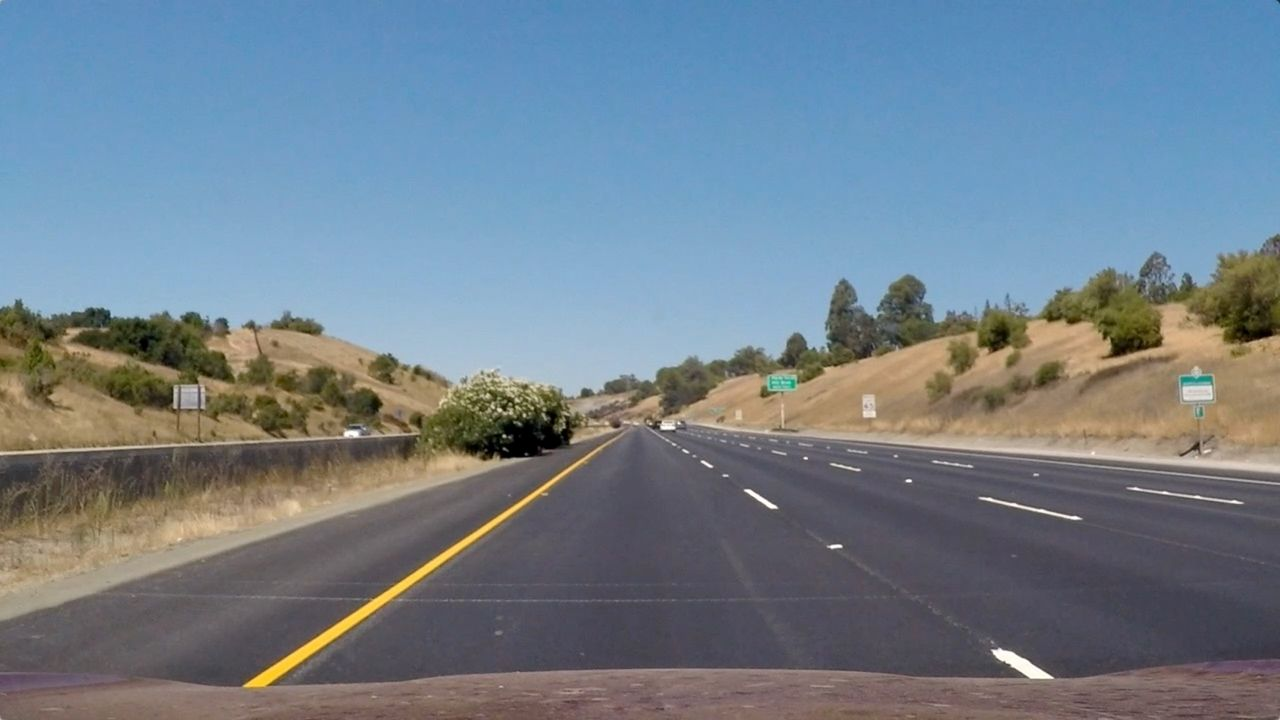
#> input picture img/Udacity/image001.jpg, 1280 x 720 px, found by its file name; its folder holds only this picture in this run
$ python Segmentation.py
#> lines starting #> are read from the running program, lines starting #| are printed output that depends on the picture
import cv2 as cv
import numpy as np
from matplotlib import pyplot as plt

####################  Show_img  #########################
# Show image inside defined plot
def show_img(plt, title, img, numCols, pos, cmap):
    plt.subplot(1, numCols, pos)
    plt.title(title)
    plt.imshow(img, cmap)


####################  Manipulation  #########################
# Source and destination for perspective transformation
src = np.array([[598, 448], [684, 448], [1026, 668], [278, 668]], np.float32)
dst = np.array([[300, 0], [980, 0], [980, 720], [300, 720]], np.float32)


####################  Segmentation  #########################
# Warp image perspective
def warp(img, src=src, dst=dst):
    M = cv.getPerspectiveTransform(src, dst)
    return cv.warpPerspective(img, M, (img.shape[1], img.shape[0]))

def image_segmentation():
    for x in range(8):
        # Read image, convert to rgb and warp it
        img = cv.imread('./img/Udacity/image00' + str(x + 1) + '.jpg', -1)
#> img is the input picture: shape (720, 1280, 3); mean B, G, R 140, 127.8, 113.4
        img = cv.cvtColor(img, cv.COLOR_BGR2RGB)
        img_warped = warp(img)
#> in warp, `M = cv.getPerspectiveTransform(src, dst)`: M = [[-0.539, -1.5, 973.3], [0, -1.94, 869], [0, -0.00238, 1]]
#> in warp, `return cv.warpPerspective(img, M, (img.shape[1], img.shape[0]))`:
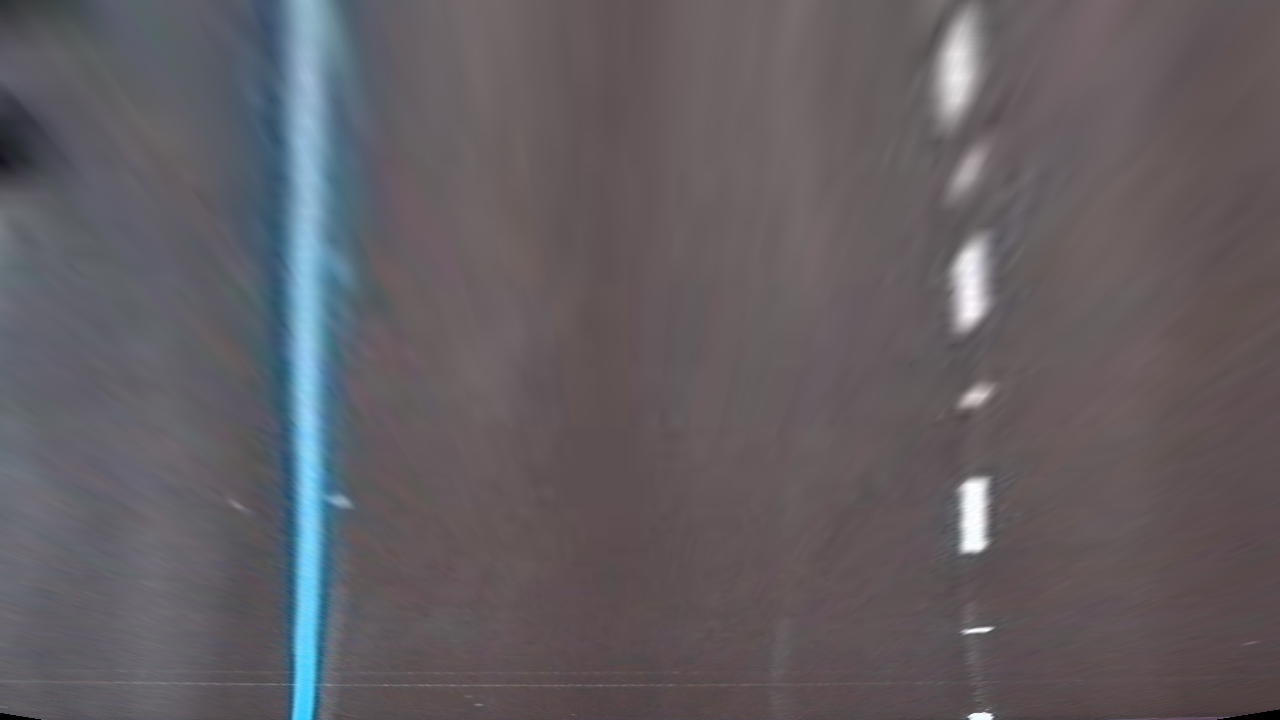
#> returned value: shape (720, 1280, 3); mean of channels 0, 1, 2 97.9, 93.3, 98; drawn as B, G, R

        # Show images
        plt.figure(figsize=(10,10))
        show_img(plt, 'Original image ' + str(x + 1), img, 2, 1, None)
        show_img(plt, 'Warped image ' + str(x + 1), img_warped, 2, 2, None)
        plt.show()
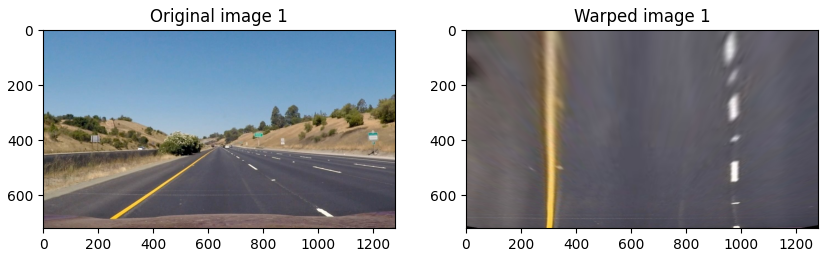
#> figure drawn by matplotlib, 2 panels
#> (the run stopped early here; a loop or call above may not have finished)
